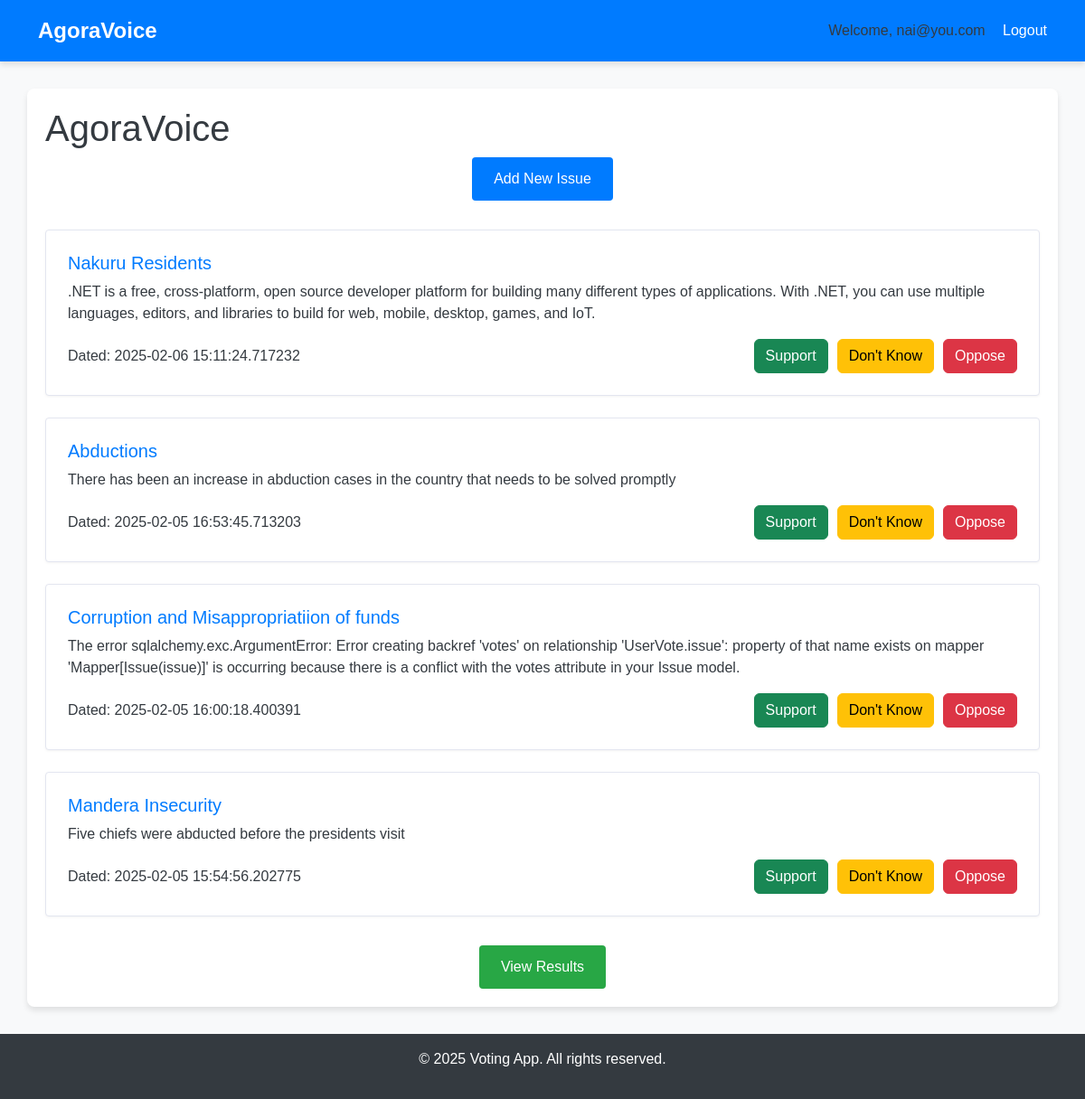
The app's page / (signed in) with its own data.
### app.py (models this page shows)
class User(UserMixin, db.Model):
    id = db.Column(db.Integer, primary_key=True)
    username = db.Column(db.String(100), unique=True, nullable=False)
    email = db.Column(db.String(100), unique=True, nullable=False)
    password = db.Column(db.String(200), nullable=False)
    is_admin = db.Column(db.Boolean, default=False)

class Issue(db.Model):
    id = db.Column(db.Integer, primary_key=True)
    title = db.Column(db.String(100), nullable=False)
    description = db.Column(db.Text)
    votes = db.Column(db.Integer, default=0)
    category_id = db.Column(db.Integer, db.ForeignKey('category.id'))
    category = db.relationship('Category', backref='issues')
    created_at = db.Column(db.DateTime, default=datetime.utcnow)
    updated_at = db.Column(db.DateTime, default=datetime.utcnow, onupdate=datetime.utcnow)

### app.py (the view)
@app.route('/')
def index():
    sort_by = request.args.get('sort', 'date')
    category_filter = request.args.get('category')
    query = Issue.query
    if category_filter:
        query = query.filter_by(category_id=category_filter)
    if sort_by == 'votes':
        query = query.order_by(Issue.votes.desc())
    else:  # Default sort by date
        query = query.order_by(Issue.created_at.desc())
    issues = query.all()
    categories = Category.query.all()
    return render_template(
        'index.html',
        issues=issues,
        categories=categories,
        current_sort=sort_by,
        current_category=category_filter
    )

### app.py (called while the page is built)
@login_manager.user_loader
def load_user(user_id):
    return User.query.get(int(user_id))

### app/templates/index.html (shortened to what this page needs)
{% extends "base.html" %}
{% block extra_head %}
  <link rel="stylesheet" href="{{ url_for('static', filename='index.css') }}">
{% endblock %}
{% block content %}
<section class="actions">
    <a href="{{ url_for('add_issue') }}" class="button">Add New Issue</a>
</section>
<section class="issues-list">
    {% if issues %}
        {% for issue in issues %}
        <article class="issue">
            <header>
                <h3>{{ issue.title }}</h3>
            </header>
            <p>{{ issue.description }}</p>
            <div class="vote-section">
                <span>Dated: {{ issue.created_at }}</span>
                <form action="{{ url_for('vote', issue_id=issue.id) }}" method="POST">
                    <button type="submit" name="vote_type" value="agree" class="btn btn-success">Support</button>
                    <button type="submit" name="vote_type" value="not_sure" class="btn btn-warning">Don't Know</button>
                    <button type="submit" name="vote_type" value="disagree" class="btn btn-danger">Oppose</button>
                </form>
            </div>
        </article>
        {% endfor %}
    {% else %}
        <p>No issues found. Please add an issue.</p>
    {% endif %}
</section>
<section class="results-link">
    <a href="{{ url_for('results') }}" class="button">View Results</a>
</section>
{% endblock %}

### app/templates/base.html (shortened to what this page needs)
<!DOCTYPE html>
<html lang="en">
<head>
  <link rel="stylesheet" href="https://cdn.jsdelivr.net/npm/bootstrap@5.3.0/dist/css/bootstrap.min.css">
  <link rel="stylesheet" href="{{ url_for('static', filename='base.css') }}">
  {% block extra_head %}{% endblock %}
</head>
<body>
  <header>
    <div class="navbar">
      <div class="container">
        <a class="logo" href="{{ url_for('index') }}">AgoraVoice</a>
        <nav>
          {% if current_user.is_authenticated %}
            <span>Welcome, {{ current_user.username }}</span>
            <a href="{{ url_for('logout') }}">Logout</a>
          {% else %}
            <a href="{{ url_for('login') }}">Login</a>
            <a href="{{ url_for('register') }}">Register</a>
          {% endif %}
        </nav>
      </div>
    </div>
  </header>
  <main class="container">
    <h1>AgoraVoice</h1>
    {% block content %}{% endblock %}
  </main>
  <footer>
    <div class="container">
      <p>&copy; {{ current_year if current_year is defined else "2025" }} Voting App. All rights reserved.</p>
    </div>
  </footer>
</body>
</html>

### static/base.css (style rules this page uses)
body { font-family: 'Poppins', sans-serif; background-color: #f8f9fa; color: #343a40; margin: 0; }
.navbar { background: #007bff; padding: 1rem 0; box-shadow: 0 4px 6px rgba(0, 0, 0, 0.1); }
.navbar .container { display: flex; justify-content: space-between; align-items: center; }
.navbar .logo { color: #fff; font-size: 1.5rem; font-weight: bold; text-decoration: none; }
.navbar nav a { color: #fff; margin-left: 15px; text-decoration: none; font-weight: 500; transition: color 0.3s ease; }
main.container { margin-top: 30px; padding: 20px; background: #fff; border-radius: 8px; box-shadow: 0 4px 6px rgba(0, 0, 0, 0.1); }
footer { background: #343a40; color: #fff; text-align: center; padding: 1rem 0; margin-top: 30px; }

### static/index.css (style rules this page uses)
.actions { text-align: center; margin-bottom: 2rem; }
.actions .button { display: inline-block; padding: 0.75rem 1.5rem; background-color: #007bff; color: #fff; border-radius: 0.25rem; font-weight: 500; text-decoration: none; transition: background-color 0.3s ease; }
.issues-list { margin-bottom: 2rem; }
.issues-list .issue { background-color: #fff; border: 1px solid #e3e6f0; border-radius: 0.25rem; padding: 1.5rem; margin-bottom: 1.5rem; box-shadow: 0 1px 3px rgba(0, 0, 0, 0.05); }
.issues-list .issue header h3 { margin-bottom: 0.5rem; color: #007bff; font-size: 1.25rem; }
.issues-list .issue p { margin-bottom: 1rem; }
.vote-section { display: flex; justify-content: space-between; align-items: center; flex-wrap: wrap; gap: 10px; }
.vote-section span { font-weight: 500; font-size: 1rem; }
.vote-section form { display: flex; gap: 10px; }
.results-link { text-align: center; margin-top: 2rem; }
.results-link .button { display: inline-block; padding: 0.75rem 1.5rem; background-color: #28a745; color: #fff; border-radius: 0.25rem; font-weight: 500; text-decoration: none; transition: background-color 0.3s ease; }

### records on screen
User: username "nai@you.com"
Issue: title "Nakuru Residents", description ".NET is a free, cross-platform, open source developer platform for building many different types of applications. With .NET, you can use multiple languages, editors, and libraries to build for web, mobile, desktop, games, and IoT.", created_at "2025-02-06 15:11:24.717232"
Issue: title "Abductions", description "There has been an increase in abduction cases in the country that needs to be solved promptly", created_at "2025-02-05 16:53:45.713203"
Issue: title "Corruption and Misappropriatiion of funds", description "The error sqlalchemy.exc.ArgumentError: Error creating backref 'votes' on relationship 'UserVote.issue': property of that name exists on mapper 'Mapper[Issue(issue)]' is occurring because there is a conflict with the votes attribute in your Issue model.", created_at "2025-02-05 16:00:18.400391"
Issue: title "Mandera Insecurity", description "Five chiefs were abducted before the presidents visit", created_at "2025-02-05 15:54:56.202775"

### other values on screen
{{ current_year if current_year is defined else "2025" }} "2025"
